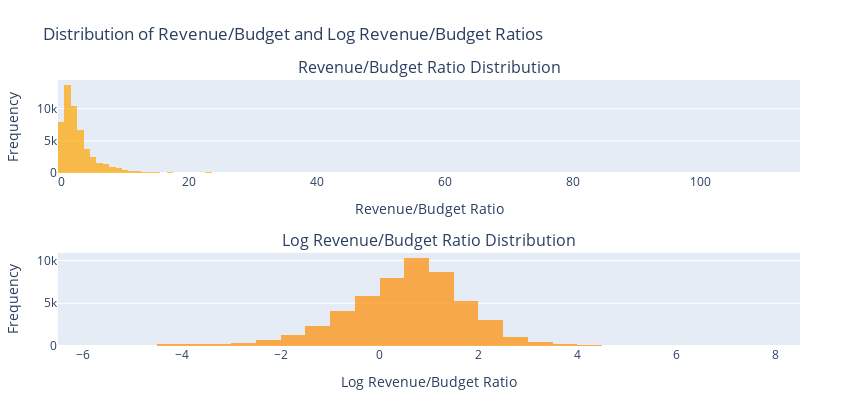

Here is the notebook cell this chart was saved with:
### Code cell
from src.utils.plot_graphs import revenue_budget_histograms, movie_revenue_distribution_plot,movie_score_distribution_plot
# from src.data import load_data_movies_for_plot
### en cours 

import pandas as pd 

data_plot = pd.read_csv('data/movie+character_merged.csv')

revenue_budget_histograms(data_plot)

### Figure 1 — Plotly figure (JSON) as saved in the notebook; plotly's stock layout.template omitted (floating-point values rounded to 4 significant figures; data arrays with more than 128 entries replaced by an {"elided": "..."} marker saying what was removed)
{"data": [{"marker": {"color": "orange", "opacity": 0.7}, "name": "Revenue/Budget ratio", "nbinsx": 200, "type": "histogram", "x": {"elided": "52733 float values"}, "xaxis": "x", "yaxis": "y"}, {"marker": {"color": "darkorange", "opacity": 0.7}, "name": "Log Revenue/Budget ratio", "nbinsx": 50, "type": "histogram", "x": {"elided": "52738 float values"}, "xaxis": "x2", "yaxis": "y2"}], "layout": {"annotations": [{"font": {"size": 16}, "showarrow": false, "text": "Revenue/Budget Ratio Distribution", "x": 0.5, "xanchor": "center", "xref": "paper", "y": 1.0, "yanchor": "bottom", "yref": "paper"}, {"font": {"size": 16}, "showarrow": false, "text": "Log Revenue/Budget Ratio Distribution", "x": 0.5, "xanchor": "center", "xref": "paper", "y": 0.35, "yanchor": "bottom", "yref": "paper"}], "height": 400, "margin": {"b": 50, "l": 50, "r": 50, "t": 80}, "showlegend": false, "title": {"text": "Distribution of Revenue/Budget and Log Revenue/Budget Ratios"}, "width": 850, "xaxis": {"anchor": "y", "domain": [0, 1], "title": {"text": "Revenue/Budget Ratio"}}, "xaxis2": {"anchor": "y2", "domain": [0, 1], "title": {"text": "Log Revenue/Budget Ratio"}}, "yaxis": {"anchor": "x", "domain": [0.65, 1.0], "title": {"text": "Frequency"}}, "yaxis2": {"anchor": "x2", "domain": [0, 0.35], "title": {"text": "Frequency"}}}}
